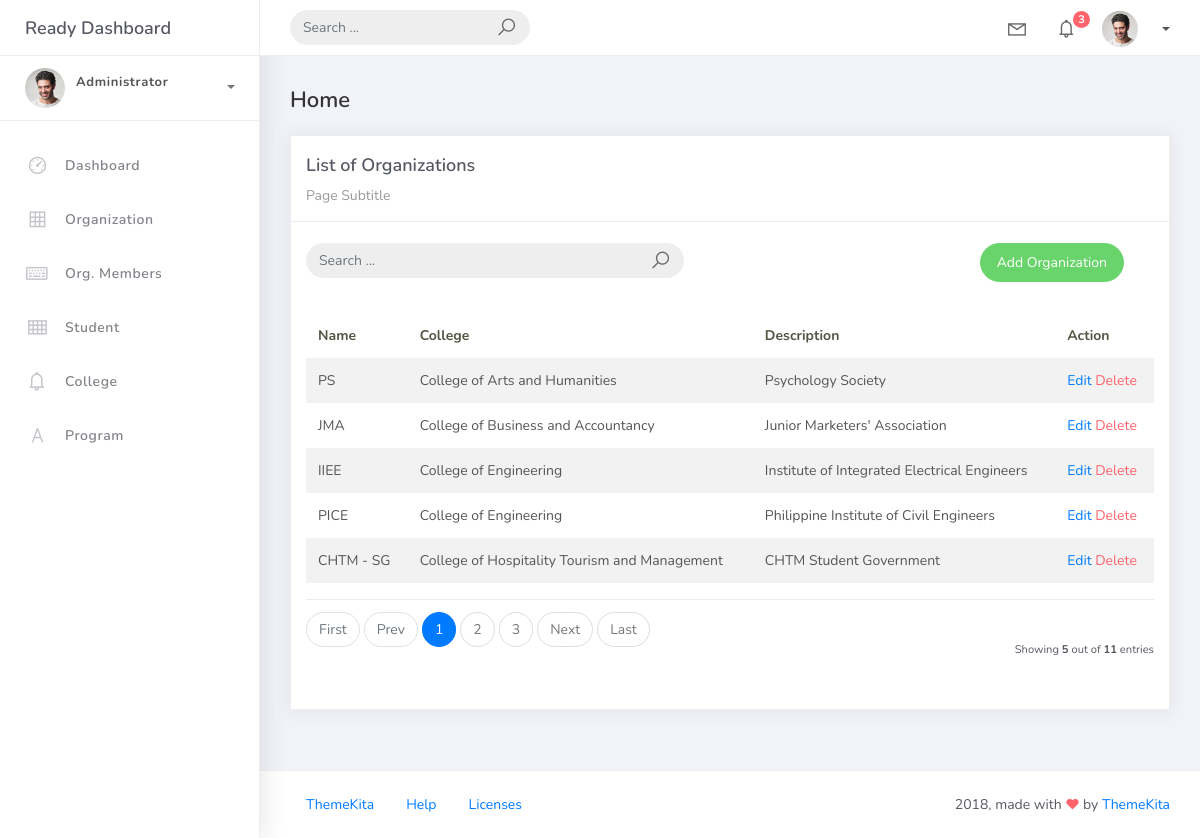
Screenshot of /organization_list with the database file from the repository.
### studentorg/models.py (models this page shows, shortened)
class BaseModel(models.Model):
    created_at = models.DateTimeField(auto_now_add=True, db_index=True)
    updated_at = models.DateTimeField(auto_now=True)
    class Meta:
        abstract = True

class Organization(BaseModel):
    name = models.CharField(max_length=250)
    college = models.ForeignKey(
        College,
        null=True,
        blank=True,
        on_delete=models.CASCADE
    )
    description = models.CharField(max_length=500)

class College(BaseModel):
    college_name = models.CharField(max_length=150)
    def __str__(self):
        return self.college_name

### studentorg/views.py (the view)
# urls.py: path('organization_list', OrganizationList.as_view(), name='organization-list'),
class OrganizationList(ListView):
    model = Organization
    context_object_name = 'organization'
    template_name = 'org_list.html'
    paginate_by = 5
    ordering = ["college__college_name","name"]
    def get_queryset(self):
        qs = super().get_queryset()
        query = self.request.GET.get('q')
        if query:
            qs = qs.filter(
                Q(name__icontains=query) |
                Q(description__icontains=query)
            )
        return qs

### templates/org_list.html (shortened to what this page needs)
{% extends 'base.html' %}
{% load static %}
{% block content %}
<div class="content">
    <div class="container-fluid">
        <h4 class="page-title">Home</h4>
        <div class="row">
            <div class="col-md-12">
                <div class="card">
                    <div class="card-header">
                        <div class="card-title">List of Organizations</div>
                        <div class="card-category">Page Subtitle</div>
                    </div>
                    <br />
                    <div class="col-md-12 row">
                        <div class="col-md-6">
                            <form class="navbar-left navbar-form nav-search mr-md-3" action="">
                                <div class="input-group">
                                    <input
                                        type="text"
                                        placeholder="Search ..."
                                        class="form-control"
                                    />
                                    <div class="input-group-append">
                                        <span class="input-group-text">
                                            <i class="la la-search search-icon"></i>
                                        </span>
                                    </div>
                                </div>
                            </form>
                        </div>
                        <div class="col-md-6">
                            <div class="pull-right">
                                <a
                                    href="{% url 'organization-add' %}"
                                    class="btn btn-success btn-rounded"
                                >
                                    Add Organization
                                </a>
                            </div>
                        </div>
                    </div>
                    <div class="card-body">
                        <table class="table table-striped mt-3">
                            <thead>
                                <tr>
                                    <th scope="col">Name</th>
                                    <th scope="col">College</th>
                                    <th scope="col">Description</th>
                                    <th scope="col">Action</th>
                                </tr>
                            </thead>
                            <tbody>
                                {% for object in object_list %}
                                <tr>
                                    <td>{{ object.name }}</td>
                                    <td>{{ object.college }}</td>
                                    <td>{{ object.description }}</td>
                                    <td>
                                        <a href="organization_list/{{ object.id }}">Edit</a>
                                        <a href="organization_list/{{ object.id }}/delete" class="text-danger">Delete</a>
                                    </td>
                                </tr>
                                {% endfor %}
                            </tbody>
                        </table>
                        {% include 'includes/pagination.html' %}
                    </div>
                </div>
            </div>
        </div>
    </div>
</div>
{% endblock %}

### rows the page displays
Organization: name "PS", college "College of Arts and Humanities", description "Psychology Society"
Organization: name "JMA", college "College of Business and Accountancy", description "Junior Marketers' Association"
Organization: name "IIEE", college "College of Engineering", description "Institute of Integrated Electrical Engineers"
Organization: name "PICE", college "College of Engineering", description "Philippine Institute of Civil Engineers"
Organization: name "CHTM - SG", college "College of Hospitality Tourism and Management", description "CHTM Student Government"

### other values shown
{{ page_num }} "1"
{{ page_num }} "2" "3"
{{ object_list.count }} "5"
{{ paginator.count }} "11"
